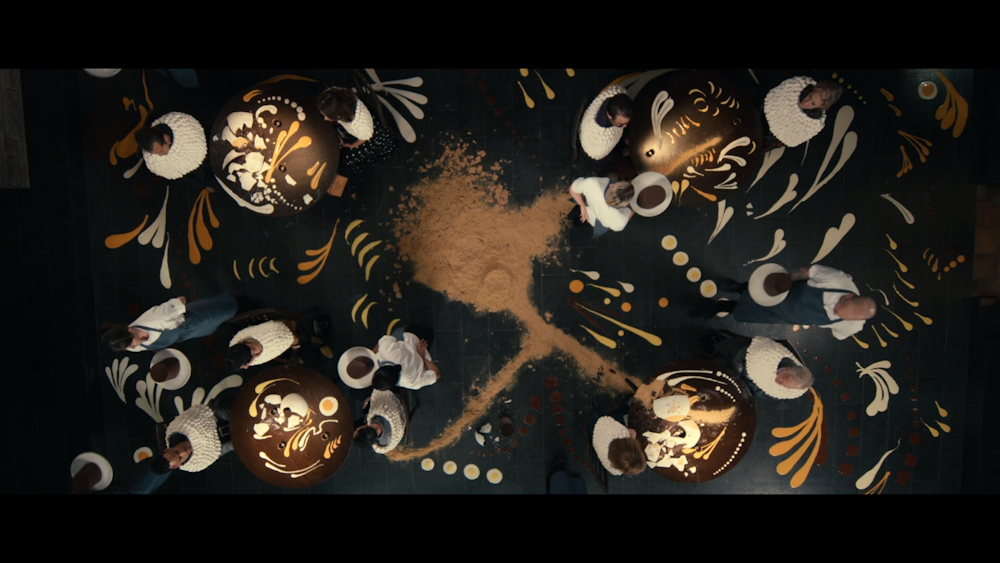
#> input picture Assignments/assignment4/ImageProcess/imgs/menu.png, 1000 x 563 px, found by its file name
$ python 8.sharpened.py
#> lines starting #> are read from the running program, lines starting #| are printed output that depends on the picture
import cv2
import numpy as np
import os

# Read the image
image_path = os.path.join('..', 'data', 'menu.png')
img = cv2.imread (image_path)
#> img is the input picture: shape (563, 1000, 3); mean B, G, R 27.5, 33.4, 37.4

# Displaying the image
cv2.imshow('Original image', img)

# Create the sharpening kernel
kernel = np.array([[0, -1, 0], [-1, 5, -1], [0, -1, 0]])

# Sharpen the image
sharpened_img = cv2.filter2D(img, -1, kernel)
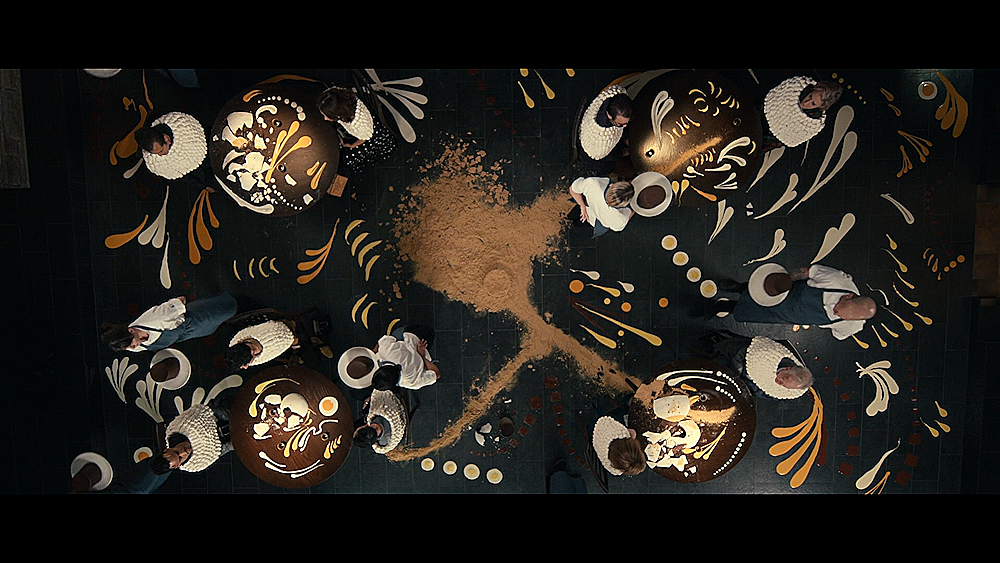
#> sharpened_img: shape (563, 1000, 3); mean B, G, R 28.9, 34.5, 38.2

cv2.imshow('Sharpened Image', sharpened_img)

cv2.waitKey (0)
cv2.destroyAllWindows()
